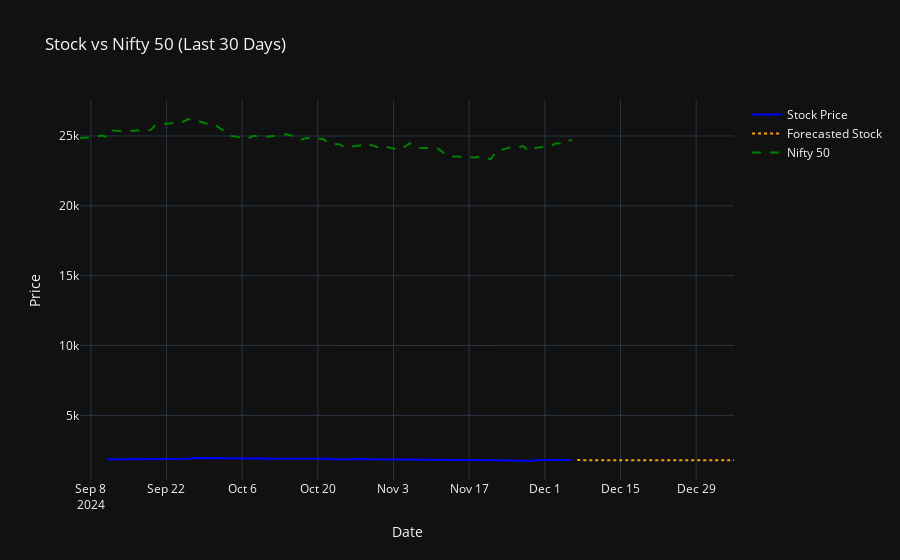

Source (notebook cell):
### Code cell
import yfinance as yf
import pandas as pd
import plotly.graph_objects as go

# Assuming 'dates' is a pandas datetime series for the stock's historical data
# Assuming 'df' is a DataFrame with stock data (including 'Close' column)
historical_data = pd.DataFrame({
    'Date': dates,  # Last 30 days of dates
    'Price': df['Close']  # Last 30 days of stock prices
})
historical_data = historical_data.iloc[-60:]
# # Example forecasted data (replace with your actual forecast data)
# forecast_dates = pd.date_range(start="2024-12-15", periods=30, freq='D')  # Forecasted dates for the next 30 days # Replace with your actual forecasted prices

# Create forecast data DataFrame
forecast_data = pd.DataFrame({
    'Date': forecast_dates,  # Future dates
    'Price': forecasted_prices_original  # Forecasted prices
})

# Fetch Nifty 50 and S&P 500 data for the last 30 days
nifty_data = yf.Ticker("^NSEI")  # Nifty 50 index
sp500_data = yf.Ticker("^BSESN")  # S&P 500 index

nifty_hist = nifty_data.history(period="3mo")  # Fetch last 30 days of data
sp500_hist = sp500_data.history(period="3mo")  # Fetch last 30 days of data

# Align data to ensure all data frames have the same date range
nifty_hist = nifty_hist[['Close']].rename(columns={'Close': 'Nifty'})
sp500_hist = sp500_hist[['Close']].rename(columns={'Close': 'S&P 500'})

# Combine all the data into one DataFrame
combined_data = pd.concat([historical_data.set_index('Date'), nifty_hist, sp500_hist], axis=1)

# Display the combined data
print(combined_data.tail())

# Plotting
fig_2 = go.Figure()

# Add stock data trace
fig_2.add_trace(go.Scatter(x=historical_data['Date'], y=historical_data['Price'], mode='lines', name='Stock Price', line=dict(color='blue')))

# Add forecast data trace (future prediction, styled differently)
fig_2.add_trace(go.Scatter(x=forecast_data['Date'], y=forecast_data['Price'], mode='lines', name='Forecasted Stock', line=dict(color='orange', dash='dot')))

# # Add Nifty 50 data trace
fig_2.add_trace(go.Scatter(x=nifty_hist.index, y=nifty_hist['Nifty'], mode='lines', name='Nifty 50', line=dict(color='green', dash='dash')))

# Add S&P 500 data trace
# fig_2.add_trace(go.Scatter(x=sp500_hist.index, y=sp500_hist['S&P 500'], mode='lines', name='S&P 500', line=dict(color='red', dash='dash')))

# Customize the layout
fig_2.update_layout(
    title="Stock vs Nifty 50 (Last 30 Days)",
    xaxis_title="Date",
    yaxis_title="Price",
    template="plotly_dark",
    showlegend=True
)

fig_2.show()
